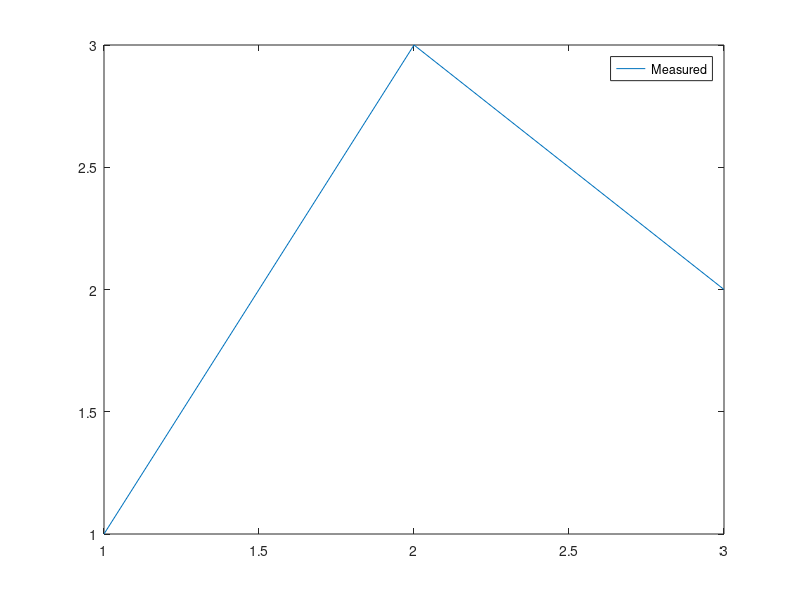
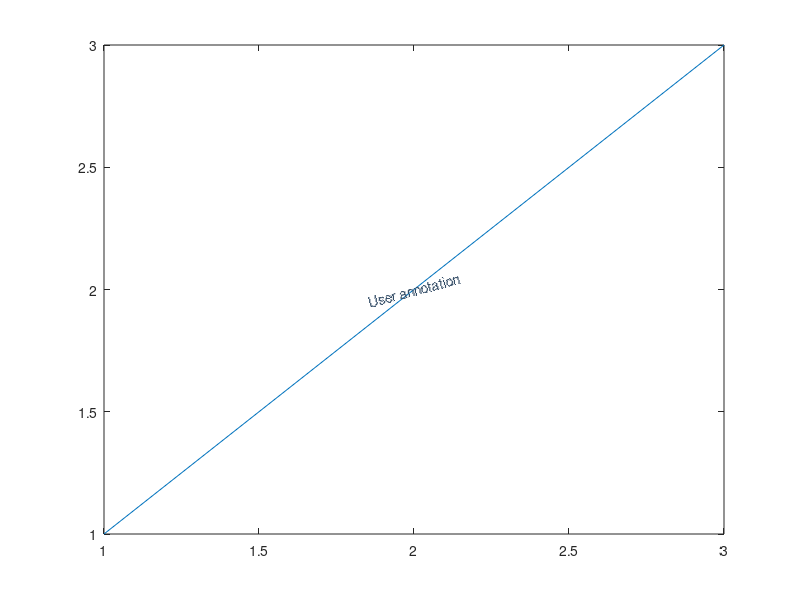
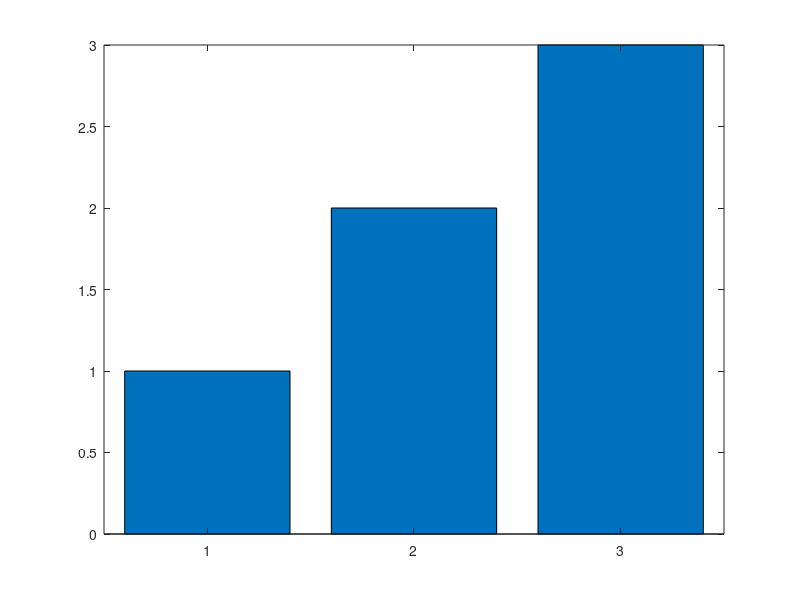

MATLAB code to generate these figures, in order: (Note: this script raises an error after producing the figures.)
function summary = runM2ReaderTests(outputDirectory)
%RUNM2READERTESTS Exercise handle-to-IR normalization independently.
    repositoryRoot = fileparts(fileparts(mfilename('fullpath')));
    if nargin < 1
        outputDirectory = fullfile(repositoryRoot, '.audit', 'm2');
    end
    addpath(fullfile(repositoryRoot, 'src'));
    names = fixtureNames();
    rows = cell(numel(names), 4);
    failures = 0;
    for k = 1:numel(names)
        fig = [];
        expectedResult = 'fixture creation did not complete';
        actualResult = 'reader did not return an axes IR';
        try
            [fig, expected] = createM2LineFixture(names{k});
            expectedResult = summarizeExpected(names{k}, expected);
            ir = m2t2.reader.readFigure(fig);
            try
                actualResult = summarizeActual(names{k}, ir.axes{1});
            catch summaryError
                actualResult = ['axes IR summary failed: ' oneLine(summaryError.message)];
            end
            assert(strcmp(ir.kind, 'm2t2.figure'));
            assert(ir.version == 2 && numel(ir.axes) == 1);
            ax = ir.axes{1};
            assert(numel(ax.series) == expected.seriesCount);
            assert(strcmp(ax.xscale, expected.xscale));
            assert(strcmp(ax.yscale, expected.yscale));
            assert(strcmp(ax.xlabel.value, expected.xlabel));
            assert(strcmp(ax.ylabel.value, expected.ylabel));
            assert(strcmp(ax.title.value, expected.title));
            verifySpecialCase(names{k}, ax);
            status = 'PASS'; detail = '';
        catch err
            status = 'FAIL';
            detail = failureDetail(expectedResult, actualResult, err.identifier, err.message);
            failures = failures + 1;
        end
        if ~isempty(fig) && ishandle(fig), close(fig); end
        rows(k, :) = {names{k}, status, detail, 'reader'};
    end

    [decorationStatus, decorationDetail] = verifyLegendDecoration();
    if ~strcmp(decorationStatus, 'PASS'), failures = failures + 1; end
    rows(end + 1, :) = {'legend_runtime_decoration', decorationStatus, ...
                        decorationDetail, 'reader'};
    [textStatus, textDetail] = verifySupportedUserText();
    if ~strcmp(textStatus, 'PASS'), failures = failures + 1; end
    rows(end + 1, :) = {'semantic_user_text', textStatus, textDetail, 'reader'};
    [barStatus, barDetail] = verifyGroupedBar();
    if ~strcmp(barStatus, 'PASS'), failures = failures + 1; end
    rows(end + 1, :) = {'semantic_grouped_bar', barStatus, barDetail, 'reader'};
    ensureDirectory(outputDirectory);
    resultPath = fullfile(outputDirectory, 'reader-results.tsv');
    writeRows(resultPath, rows);
    summary = struct('failures', failures, 'tests', size(rows, 1));
    if failures > 0
        fprintf(2, 'M2 reader fixture diagnostics from %s:\n', resultPath);
        fprintf(2, '%s', fileread(resultPath));
        error('M2T2:ReaderTestsFailed', '%d M2 reader tests failed.', failures);
    end
end

function verifySpecialCase(name, ax)
    switch name
        case 'styled'
            s = ax.series{1};
            assert(strcmp(s.style, 'dashed') && strcmp(s.marker, 'circle'));
            assert(abs(s.width - 2) < eps && abs(s.markerSize - 8) < eps);
            assert(max(abs(s.color - [1 0 0])) < eps);
        case 'display_name'
            assert(strcmp(ax.series{1}.displayName.value, 'Measured'));
            assert(strcmp(ax.series{2}.displayName.value, 'Reference'));
            assert(ax.legend.visible && numel(ax.legend.entries) == 2);
        case 'nan_gap'
            assert(isnan(ax.series{1}.x(3)) && isnan(ax.series{1}.y(3)));
        case 'inf_gap'
            assert(isnan(ax.series{1}.x(3)) && isnan(ax.series{1}.y(3)));
            assert(~any(isinf(ax.series{1}.x)) && ~any(isinf(ax.series{1}.y)));
        case 'empty'
            assert(isempty(ax.series{1}.x) && isempty(ax.series{1}.y));
    end
end

function [status, detail] = verifyLegendDecoration()
    fig = figure('Visible', 'off');
    try
        ax = axes('Parent', fig);
        plot(ax, 1:3, [1 3 2], 'DisplayName', 'Measured');
        legendHandle = legend(ax, 'show');
        decoration = findall(ax, 'Type', 'text', 'Tag', 'deletelegend');
        synthesized = false;
        if isempty(decoration) && supportsSyntheticLegendDecoration(ax, legendHandle)
            decoration = text(ax, 0, 0, '', 'Tag', 'deletelegend', ...
                              'Visible', 'off', 'HandleVisibility', 'off');
            set(decoration, 'DeleteFcn', ...
                {@noopLegendDecoration, ax, legendHandle});
            synthesized = true;
        end
        ir = m2t2.reader.readFigure(fig);
        valid = numel(ir.axes) == 1 && numel(ir.axes{1}.series) == 1 && ...
                ir.axes{1}.legend.visible && ...
                numel(ir.axes{1}.legend.entries) == 1 && ...
                strcmp(ir.axes{1}.legend.entries{1}.text.value, 'Measured');
        if valid
            if ~isempty(decoration) || synthesized
                detail = 'owned legend runtime decoration ignored';
            else
                detail = 'runtime exposes no owned axes-text decoration; native legend semantics preserved';
            end
            status = 'PASS';
        else
            status = 'FAIL';
            detail = 'legend semantics changed after ignoring owned runtime decoration';
        end
    catch err
        status = 'FAIL';
        detail = failureDetail('owned legend runtime decoration is ignored', ...
                               'reader raised an exception', ...
                               err.identifier, err.message);
    end
    close(fig);
end

function yes = supportsSyntheticLegendDecoration(ax, legendHandle)
    yes = false;
    try
        linkedLegend = get(ax, '__legend_handle__');
        yes = ishandle(legendHandle) && strcmp(get(legendHandle, 'Type'), 'axes') && ...
              strcmp(get(legendHandle, 'Tag'), 'legend') && ...
              any(linkedLegend == legendHandle);
    catch
        yes = false;
    end
end

function noopLegendDecoration(~, ~, ~, ~)
end

function [status, detail] = verifySupportedUserText()
    fig = figure('Visible', 'off');
    try
        ax = axes('Parent', fig);
        plot(ax, 1:3, [1 2 3]);
        text(ax, 2, 2, 'User annotation', 'Rotation', 15, ...
             'HorizontalAlignment', 'center', 'Color', [0.2 0.3 0.4]);
        ir = m2t2.reader.readFigure(fig);
        valid = numel(ir.annotations) == 1 && ...
            strcmp(ir.annotations{1}.kind, 'm2t2.textannotation') && ...
            strcmp(ir.annotations{1}.owner.id, 'axes-1') && ...
            strcmp(ir.annotations{1}.coordinateSpace, 'axes_data') && ...
            isequal(ir.annotations{1}.position, [2 2]) && ...
            strcmp(ir.annotations{1}.text.value, 'User annotation') && ...
            ir.annotations{1}.rotation == 15;
        assert(valid);
        status = 'PASS'; detail = 'axes text normalized as explicit semantic annotation';
    catch err
        status = 'FAIL';
        detail = failureDetail('semantic axes-owned text annotation', ...
                               'reader failed or changed semantics', err.identifier, err.message);
    end
    close(fig);
end

function [status, detail] = verifyGroupedBar()
    fig = figure('Visible', 'off');
    expectedResult = 'one explicit vertical grouped BarSeriesIR';
    try
        bar(1:3, 1:3);
        try
            ir = m2t2.reader.readFigure(fig); item = ir.axes{1}.series{1};
            valid = numel(ir.axes{1}.series) == 1 && ...
                    strcmp(item.kind, 'm2t2.bar') && ...
                    strcmp(item.mode, 'grouped') && ...
                    strcmp(item.orientation, 'vertical') && ...
                    isequal(item.categories, [1 2 3]) && ...
                    isequal(item.values, [1 2 3]);
            assert(valid); status = 'PASS';
            detail = 'grouped bar normalized as explicit semantic series';
        catch err
            status = 'FAIL';
            actualResult = ['identifier=' identifierText(err.identifier) ...
                            ', message=' oneLine(err.message)];
            detail = failureDetail(expectedResult, actualResult, ...
                                   err.identifier, err.message);
        end
    catch err
        status = 'FAIL';
        detail = failureDetail(expectedResult, 'grouped-bar fixture creation failed', ...
                               err.identifier, err.message);
    end
    close(fig);
end

function value = summarizeExpected(name, expected)
    value = sprintf(['seriesCount=%d, xscale=%s, yscale=%s, xlabel="%s", ' ...
                     'ylabel="%s", title="%s"'], ...
                    expected.seriesCount, expected.xscale, expected.yscale, ...
                    expected.xlabel, expected.ylabel, expected.title);
    switch name
        case 'styled'
            value = [value ', style=dashed, marker=circle, width=2, ' ...
                     'markerSize=8, color=[1 0 0]'];
        case 'display_name'
            value = [value ', displayNames=[Measured,Reference], ' ...
                     'legendVisible=true, legendEntries=2'];
        case 'nan_gap'
            value = [value ', x(3)=NaN, y(3)=NaN'];
        case 'inf_gap'
            value = [value ', x(3)=NaN, y(3)=NaN, containsInf=false'];
        case 'empty'
            value = [value ', xCount=0, yCount=0'];
    end
end

function value = summarizeActual(name, ax)
    value = sprintf(['seriesCount=%d, xscale=%s, yscale=%s, xlabel="%s", ' ...
                     'ylabel="%s", title="%s"'], ...
                    numel(ax.series), ax.xscale, ax.yscale, ax.xlabel.value, ...
                    ax.ylabel.value, ax.title.value);
    switch name
        case 'styled'
            s = ax.series{1};
            value = sprintf(['%s, style=%s, marker=%s, width=%g, ' ...
                             'markerSize=%g, color=%s'], value, s.style, ...
                            s.marker, s.width, s.markerSize, mat2str(s.color));
        case 'display_name'
            names = cellfun(@(s) s.displayName.value, ax.series, ...
                            'UniformOutput', false);
            value = sprintf('%s, displayNames=[%s], legendVisible=%s, legendEntries=%d', ...
                            value, strjoin(names, ','), ...
                            logicalText(ax.legend.visible), numel(ax.legend.entries));
        case {'nan_gap','inf_gap'}
            s = ax.series{1};
            value = sprintf('%s, x(3)=%g, y(3)=%g, containsInf=%s', ...
                            value, s.x(3), s.y(3), ...
                            logicalText(any(isinf(s.x)) || any(isinf(s.y))));
        case 'empty'
            s = ax.series{1};
            value = sprintf('%s, xCount=%d, yCount=%d', ...
                            value, numel(s.x), numel(s.y));
    end
end

function value = failureDetail(expectedResult, actualResult, identifier, message)
    value = sprintf('expected={%s}; actual={%s}; error={%s: %s}', ...
                    oneLine(expectedResult), oneLine(actualResult), ...
                    identifierText(identifier), oneLine(message));
end

function value = identifierText(value)
    if isempty(value), value = '<none>'; end
end

function value = logicalText(value)
    if value, value = 'true'; else, value = 'false'; end
end

function names = fixtureNames()
    names = {'minimal','multiple','styled','labels','display_name', ...
             'log_x','log_y','nan_gap','inf_gap','empty'};
end

function ensureDirectory(path)
    if exist(path, 'dir') ~= 7, mkdir(path); end
end

function writeRows(path, rows)
    fid = fopen(path, 'w'); cleanup = onCleanup(@() fclose(fid));
    fprintf(fid, 'case\tstatus\tdetail\tlayer\n');
    for k = 1:size(rows, 1)
        fprintf(fid, '%s\t%s\t%s\t%s\n', rows{k, 1}, rows{k, 2}, rows{k, 3}, rows{k, 4});
    end
    clear cleanup;
end

function value = oneLine(value)
    value = strrep(strrep(strrep(value, sprintf('\r'), ' '), ...
                         sprintf('\n'), ' '), sprintf('\t'), ' ');
end
